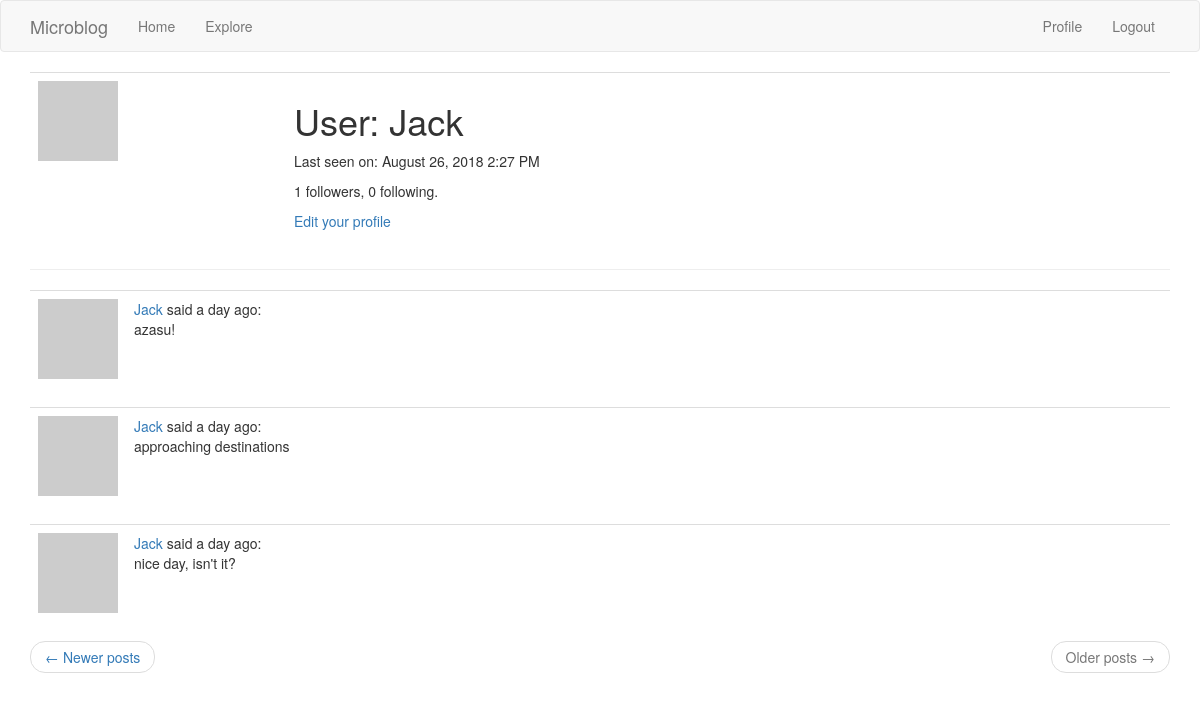
Page /main/user/Jack?page=2 (signed in) on the committed database.
### app/models.py (models this page shows, shortened)
class User(UserMixin, db.Model):
    id = db.Column(db.Integer, primary_key=True)
    username = db.Column(db.String(64), index=True, unique=True)
    email = db.Column(db.String(120), index=True, unique=True)
    password_hash = db.Column(db.String(128))
    posts = db.relationship('Post', backref='author', lazy='dynamic')
    about_me = db.Column(db.String(140))
    last_seen = db.Column(db.DateTime, default=datetime.utcnow())
    followed = db.relationship(
        'User', secondary=followers,  # right side entity of the relationship; configuring the association table
        primaryjoin=(followers.c.follower_id == id),
        secondaryjoin=(followers.c.followed_id == id),
        backref=db.backref('followers', lazy='dynamic'), lazy='dynamic')
    def avatar(self, size):
        digest = md5(self.email.lower().encode('utf-8')).hexdigest()
        return 'https://www.gravatar.com/avatar/{}?d=identicon&s={}'.format(
            digest, size)

class Post(db.Model):
    id = db.Column(db.Integer, primary_key=True)
    body = db.Column(db.String(140))
    timestamp = db.Column(db.DateTime, index=True, default=datetime.utcnow())
    user_id = db.Column(db.Integer, db.ForeignKey('user.id'))

### app/main/routes.py (the view)
@bp.route('/user/<username>')
@login_required
def user(username):
    user = User.query.filter_by(username=username).first_or_404()
    page = request.args.get('page', 1, type=int)
    posts = user.posts.order_by(Post.timestamp.desc()).paginate(page, current_app.config['POST_PER_PAGE'], False)
    next_url = url_for('main.user', username=user.username, page=posts.next_num) if posts.has_next else None
    prev_url = url_for('main.user', username=user.username, page=posts.prev_num) if posts.has_prev else None
    return render_template('user.html', user=user, posts=posts.items, next_url=next_url, prev_url=prev_url)

### app/main/routes.py (called while the page is built)
@bp.before_request
def before_request():
    if current_user.is_authenticated:
        current_user.last_seen = datetime.utcnow()
        db.session.commit()

### app/models.py (called while the page is built)
@login.user_loader
def load_user(id):
    return User.query.get(int(id))

### app/templates/user.html (shortened to what this page needs)
{% extends "base.html" %}
{% block app_content %}
    <table class="table table-hover">
        <tr valign="top">
            <td width="256px"><img src="{{ user.avatar(256) }}"></td>
            <td>
                <h1>User: {{ user.username }}</h1>
                {% if user.last_seen %}<p>Last seen on: {{ moment(user.last_seen).format('LLL')}}</p>{% endif %}
                <p>{{ user.followers.count() }} followers, {{ user.followed.count() }} following.</p>
                {% if current_user == user %}
                <p><a href="{{ url_for('main.edit_profile') }}">Edit your profile</a></p>
                {% elif not current_user.is_following(user) %}
                <p><a href="{{ url_for('main.follow', username=user.username) }}">Follow</a></p>
                {% else %}
                <p><a href="{{ url_for('main.unfollow', username=user.username) }}">Unfollow</a></p>
                {% endif %}
            </td>
        </tr>
    </table>
    <hr>
    {% for post in posts %}
        {% include '_post.html' %}
    {% endfor %}
     <nav aria-label="...">
        <ul class="pager">
            <li class="previous{% if not prev_url %} disabled{% endif %}">
                <a href="{{ prev_url or '#' }}">
                    <span aria-hidden="true">&larr;</span> Newer posts
                </a>
            </li>
            <li class="next{% if not next_url %} disabled{% endif %}">
                <a href="{{ next_url or '#' }}">
                    Older posts <span aria-hidden="true">&rarr;</span>
                </a>
            </li>
        </ul>
    </nav>
{% endblock %}

### app/templates/_post.html
    <table class="table table-hover">
        <tr>
            <td width="70px"><img src="{{ post.author.avatar(70) }}"></td>
            <td>
                <a href="{{ url_for('main.user', username=post.author.username) }}">
                    {{ post.author.username }}
                </a>said {{ moment(post.timestamp).fromNow()}}:<br>
                {{ post.body }}
            </td>
        </tr>
    </table>

### rows in the picture
User: username "Jack", last_seen "August 26, 2018 2:27 PM"
Post: author.username "Jack", timestamp "a day ago", body "azasu!"
Post: author.username "Jack", timestamp "a day ago", body "approaching destinations"
Post: author.username "Jack", timestamp "a day ago", body "nice day, isn't it?"

### other values in the picture
{{ user.followers.count() }} "1"
{{ user.followed.count() }} "0"
